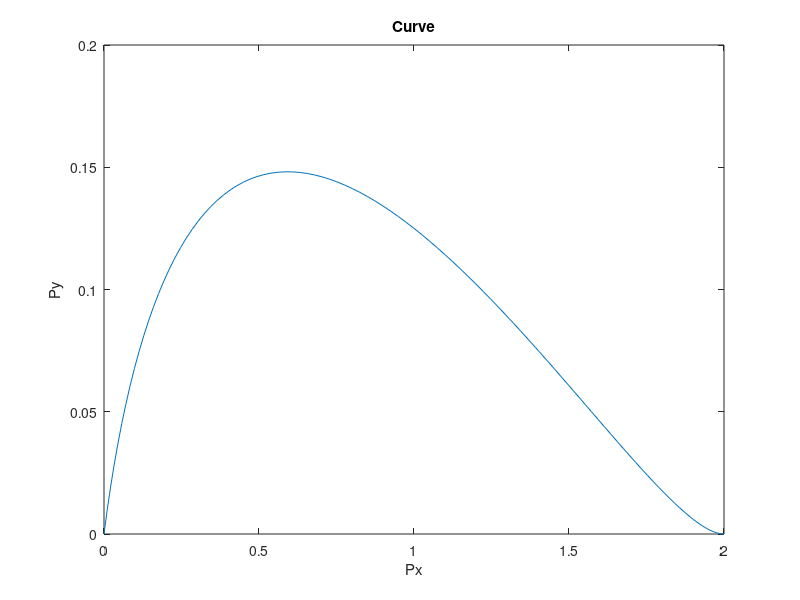

Write the MATLAB code that produced this figure.
%% Hermite_Interpolation

clear all ; close all ; clc;
t  = [0:0.01:1]';                           %Values of t
s = size(t);
T = [t.^3, t.^2, t ,ones(s)];
F1 = [2 -2 1 1 ; -3 3 -2 -1; 0 0 1 0 ; 1 0 0 0 ];
Ft = T*F1;
F = Ft *[ 0 0 ; 2 0 ; 1 1  ;1 0];
plot(F(:,1) , F(:,2) )
xlabel('Px')
ylabel('Py')
title('Curve')


